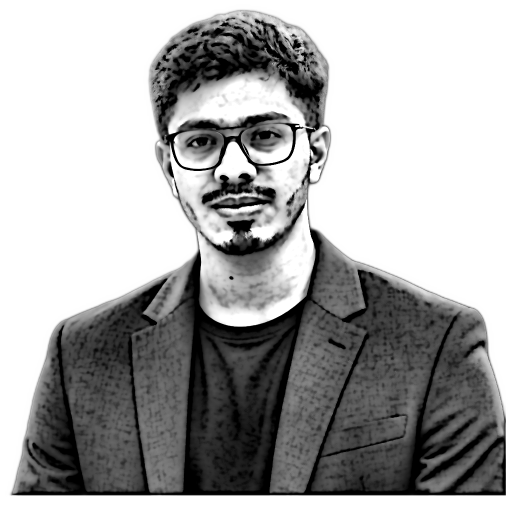
#> input picture source-prepped.png, 1031 x 1031 px (shown at 1/2 size)
$ python make_ascii_svg.py
#> lines starting #> are read from the running program, lines starting #| are printed output that depends on the picture
#!/usr/bin/env python3
"""
Converts source-prepped.png into a clean, monochrome animated ASCII SVG (faris-ascii.svg)
that prints itself row by row with a traveling block cursor, then halts and holds.

Configured for Faris Ruknuddin (ZephyrusZorro / Systems Lab).
Matches 840x880 dimensions of stats.svg / neofetch-card.svg.
"""
import html
import os
import sys
from PIL import Image, ImageEnhance

HERE = os.path.dirname(os.path.abspath(__file__))
SRC = sys.argv[1] if len(sys.argv) > 1 else os.path.join(HERE, "..", "source-prepped.png")
OUT = sys.argv[2] if len(sys.argv) > 2 else os.path.join(HERE, "..", "faris-ascii.svg")

# Grid dimensions
COLS = int(os.environ.get("COLS", 180))
ART_W_TARGET = 800
CELL_W = ART_W_TARGET / COLS
CELL_H = CELL_W * 15 / 8
ROWS = round(COLS * 8 / 15)

# Density ramp: space clears pure white background
RAMP = " .`:-=+*cs#%@"

GAMMA = 1.15
WHITE_FLOOR = 0.82

PAD = 20
TITLEBAR_H = 30
STATUS_H = 30
ART_W = COLS * CELL_W
ART_H = ROWS * CELL_H
CANVAS_W = 840
CANVAS_H = 880

BG = "#0d1117"
BG2 = "#111722"
FRAME = "#30363d"
TITLE_TEXT = "#7d8590"
INK = "#c9d1d9"
CURSOR = "#22d3ee"

ROW_DUR = 5.6 / ROWS
STAGGER = ROW_DUR


def render():
    if not os.path.exists(SRC):
        print(f"Notice: {SRC} not found. Running prep_photo first...", file=sys.stderr)
        import subprocess
        subprocess.run([sys.executable, os.path.join(HERE, "prep_photo.py")], check=True)

    im = Image.open(SRC).convert("L")
#> im is the input picture: PIL image 1031x1031 L; min 0, max 255, mean 170.4
    im = ImageEnhance.Contrast(im).enhance(1.08)
    im = im.resize((COLS, ROWS), Image.Resampling.LANCZOS)
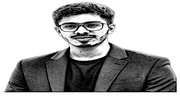
#> im: PIL image 180x96 L; min 0, max 255, mean 167.5
    px = im.load()

    rows_txt = []
    for y in range(ROWS):
        chars = []
        for x in range(COLS):
            lum = px[x, y] / 255.0
            lum = pow(lum, GAMMA)
            if lum >= WHITE_FLOOR:
                chars.append(" ")
                continue
            idx = int((1.0 - lum) * (len(RAMP) - 1) + 0.5)
            idx = max(0, min(len(RAMP) - 1, idx))
            chars.append(RAMP[idx])
        rows_txt.append("".join(chars))
#> after the loop, rows_txt = 96 items

    art_top = TITLEBAR_H + 16

    parts = [
        f'<svg xmlns="http://www.w3.org/2000/svg" width="{CANVAS_W}" height="{CANVAS_H}" '
        f'viewBox="0 0 {CANVAS_W} {CANVAS_H}" font-family="ui-monospace, SFMono-Regular, Menlo, Consolas, monospace">',
        f'<defs><linearGradient id="asc_bg" x1="0" y1="0" x2="0" y2="1">'
        f'<stop offset="0%" stop-color="{BG2}"/><stop offset="100%" stop-color="{BG}"/>'
        f'</linearGradient></defs>',
        f'<rect width="{CANVAS_W}" height="{CANVAS_H}" rx="12" fill="url(#asc_bg)"/>',
        f'<rect x="0.5" y="0.5" width="{CANVAS_W-1}" height="{CANVAS_H-1}" rx="12" fill="none" stroke="{FRAME}" stroke-width="1"/>',
        f'<line x1="0" y1="{TITLEBAR_H}" x2="{CANVAS_W}" y2="{TITLEBAR_H}" stroke="{FRAME}"/>',
    ]

    # Traffic light dots
    for i, dotcol in enumerate(["#ff5f56", "#ffbd2e", "#27c93f"]):
        parts.append(f'<circle cx="{PAD + i*16}" cy="{TITLEBAR_H/2}" r="5" fill="{dotcol}"/>')
    parts.append(f'<text x="{CANVAS_W/2}" y="{TITLEBAR_H/2 + 4}" fill="{TITLE_TEXT}" font-size="12" '
                 f'text-anchor="middle">faris@systems-lab: ~$ ./portrait.sh</text>')

    font_size = CELL_H * 0.86
    for ry, line in enumerate(rows_txt):
        y = art_top + ry * CELL_H + CELL_H * 0.74
        row_y = art_top + ry * CELL_H
        delay = ry * STAGGER
        safe = html.escape(line)
        text = (f'<text xml:space="preserve" x="{PAD}" y="{y:.1f}" fill="{INK}" '
                f'font-size="{font_size:.1f}" textLength="{ART_W}" lengthAdjust="spacing">{safe}</text>')

        parts.append(
            f'<clipPath id="ar_{ry}"><rect x="{PAD}" y="{row_y:.1f}" height="{CELL_H}" width="0">'
            f'<animate attributeName="width" from="0" to="{ART_W}" begin="{delay:.3f}s" '
            f'dur="{ROW_DUR:.2f}s" fill="freeze"/></rect></clipPath>'
        )
        parts.append(f'<g clip-path="url(#ar_{ry})">{text}</g>')
        parts.append(
            f'<rect y="{row_y+1:.1f}" width="{CELL_W}" height="{CELL_H-2}" fill="{CURSOR}" opacity="0">'
            f'<animate attributeName="x" from="{PAD}" to="{PAD+ART_W}" begin="{delay:.3f}s" '
            f'dur="{ROW_DUR:.2f}s" fill="freeze"/>'
            f'<set attributeName="opacity" to="0.9" begin="{delay:.3f}s"/>'
            f'<set attributeName="opacity" to="0" begin="{delay+ROW_DUR:.3f}s"/></rect>'
        )
#> this loop made 96 passes
#> (y, row_y, delay) on passes 1 to 12: (52.17, 46, 0), (60.5, 54.33, 0.0583), (68.83, 62.67, 0.117), (77.17, 71, 0.175), (85.5, 79.33, 0.233), (93.83, 87.67, 0.292), (102.2, 96, 0.35), (110.5, 104.3, 0.408), (118.8, 112.7, 0.467), (127.2, 121, 0.525), (135.5, 129.3, 0.583), (143.8, 137.7, 0.642)
#> after the loop, parts = 297 items

    # Status Bar with blinking cursor
    status_line_y = CANVAS_H - STATUS_H - PAD * 0.35
    status_y = status_line_y + 20
    parts.append(f'<line x1="0" y1="{status_line_y:.1f}" x2="{CANVAS_W}" y2="{status_line_y:.1f}" stroke="{FRAME}"/>')
    parts.append(f'<text x="{PAD}" y="{status_y:.1f}" fill="{TITLE_TEXT}" font-size="13">'
                 f'faris@systems-lab:~$ whoami <tspan fill="{INK}">Faris Ruknuddin</tspan></text>')
    status_chars = len("faris@systems-lab:~$ whoami Faris Ruknuddin ")
    parts.append(
        f'<rect x="{PAD + status_chars * 13 * 0.6:.1f}" y="{status_y-12:.1f}" width="8" height="14" fill="{CURSOR}">'
        f'<animate attributeName="opacity" values="1;1;0;0" keyTimes="0;0.5;0.51;1" '
        f'dur="1s" repeatCount="indefinite"/></rect>'
    )

    parts.append("</svg>")
    svg = "".join(parts)
    with open(OUT, "w", encoding="utf-8") as f:
        f.write(svg)
    print(f"Rendered {OUT}: {CANVAS_W} x {CANVAS_H} ({len(svg)//1024} KB)")
#| Rendered scripts/../faris-ascii.svg: 840 x 880 (78 KB)


if __name__ == "__main__":
    render()
